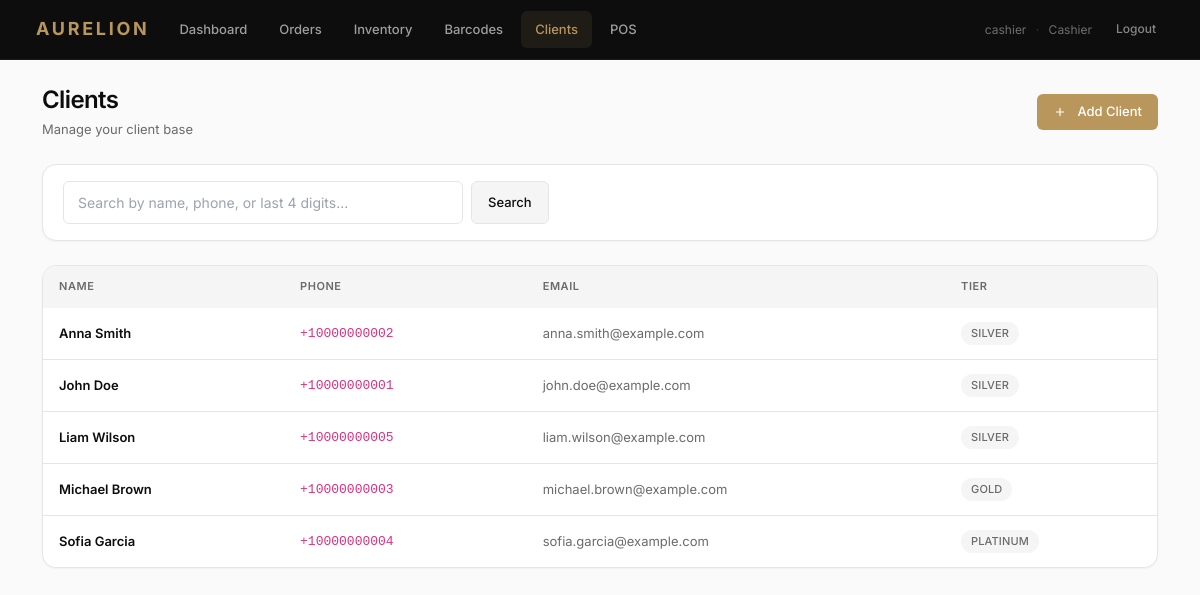
Screenshot of /clients/ (signed in) with the database file from the repository.
### core/models.py (models this page shows, shortened)
class User(AbstractUser):
    class Role(models.TextChoices):
        OWNER = 'OWNER', _('Owner')
        CASHIER = 'CASHIER', _('Cashier')
        SALES_ASSOCIATE = 'SALES_ASSOCIATE', _('Sales Associate')
    role = models.CharField(max_length=20, choices=Role.choices, default=Role.SALES_ASSOCIATE)
    def is_owner(self):
        return self.role == self.Role.OWNER
    def is_cashier(self):
        return self.role == self.Role.CASHIER or self.is_owner()
    def is_sales_associate(self):
        return self.role == self.Role.SALES_ASSOCIATE or self.is_cashier()

class Client(models.Model):
    class LoyaltyTier(models.TextChoices):
        REGULAR = 'REGULAR', _('Regular')
        SILVER = 'SILVER', _('Silver')
        GOLD = 'GOLD', _('Gold')
        PLATINUM = 'PLATINUM', _('Platinum')
    first_name = models.CharField(max_length=100)
    last_name = models.CharField(max_length=100, blank=True)
    phone = models.CharField(max_length=20, unique=True)
    email = models.EmailField(unique=True, null=True, blank=True)
    birthday = models.DateField(null=True, blank=True)
    notes = models.TextField(blank=True)
    prefers_communication = models.BooleanField(default=True)
    loyalty_tier = models.CharField(max_length=20, choices=LoyaltyTier.choices, default=LoyaltyTier.REGULAR, blank=True)
    created_at = models.DateTimeField(auto_now_add=True)
    def get_tier(self):
        if self.loyalty_tier and self.loyalty_tier != self.LoyaltyTier.REGULAR:
            return self.loyalty_tier
        return self.dynamic_tier()
    def dynamic_tier(self):
        from django.db.models import Sum
        orders = self.order_set.filter(status=Order.Status.COMPLETED)
        visits = orders.count()
        total = orders.aggregate(total=Sum('total_amount'))['total'] or 0
        if visits >= 12 and total >= 5000:
            return self.LoyaltyTier.PLATINUM
        if visits >= 6 and total >= 1000:
            return self.LoyaltyTier.GOLD
        if visits >= 1:
            return self.LoyaltyTier.SILVER
        return self.LoyaltyTier.REGULAR
    def dynamic_tier_label(self):
        return self.get_tier_display() if hasattr(self, 'get_tier_display') else self.get_tier()

### core/views.py (the view, shortened to what this page needs)
# urls.py: path('clients/', views.ClientListView.as_view(), name='client_list'),
class ClientListView(SalesAssociateRequiredMixin, ListView):
    model = Client
    template_name = 'core/client_list.html'
    context_object_name = 'clients'
    paginate_by = 20
    def get_queryset(self):
        queryset = super().get_queryset().order_by('first_name', 'last_name')
        q = self.request.GET.get('q', '').strip()
        return queryset
    def get_context_data(self, **kwargs):
        context = super().get_context_data(**kwargs)
        context['search_query'] = self.request.GET.get('q', '')
        return context

### core/permissions.py (called while the page is built)
    def test_func(self):
        user = self.request.user
        return user.is_authenticated and user.is_sales_associate()

### core/templates/core/client_list.html (shortened to what this page needs)
{% extends 'core/base.html' %}
{% block content %}
<div class="d-flex justify-content-between align-items-center mb-4">
    <div>
        <h2 class="mb-1">Clients</h2>
        <p class="text-muted text-sm mb-0">Manage your client base</p>
    </div>
    <a href="{% url 'client_create' %}" class="btn btn-primary">
        <svg width="14" height="14" fill="none" stroke="currentColor" stroke-width="2" viewBox="0 0 24 24" class="me-1">
            <path d="M12 5v14M5 12h14"/>
        </svg>
        Add Client
    </a>
</div>
<div class="card mb-4">
    <div class="card-body py-3">
        <form method="get" class="d-flex gap-2">
            <input type="text" name="q" class="form-control"
                   placeholder="Search by name, phone, or last 4 digits..."
                   value="{{ search_query }}" style="max-width: 400px;">
            <button type="submit" class="btn btn-secondary">Search</button>
        </form>
    </div>
</div>
<div class="card">
    <div class="table-responsive">
        <table class="table mb-0">
            <thead>
                <tr>
                    <th>Name</th>
                    <th>Phone</th>
                    <th>Email</th>
                    <th>Tier</th>
                </tr>
            </thead>
            <tbody>
                {% for client in clients %}
                <tr style="cursor: pointer;" onclick="window.location='{% url 'client_detail' client.pk %}';">
                    <td>
                        <span class="fw-semibold">{{ client.first_name }} {{ client.last_name }}</span>
                    </td>
                    <td><code class="text-sm">{{ client.phone }}</code></td>
                    <td class="text-muted">{{ client.email|default:"—" }}</td>
                    <td>
                        {% if client.dynamic_tier_label == 'Platinum' %}
                        <span class="badge bg-primary">Platinum</span>
                        {% elif client.dynamic_tier_label == 'Gold' %}
                        <span class="badge" style="background: rgba(184,150,92,0.15); color: #8B7142;">Gold</span>
                        {% elif client.dynamic_tier_label == 'Silver' %}
                        <span class="badge bg-secondary">Silver</span>
                        {% else %}
                        <span class="badge bg-secondary">{{ client.dynamic_tier_label }}</span>
                        {% endif %}
                    </td>
                </tr>
                {% endfor %}
            </tbody>
        </table>
    </div>
</div>
{% endblock %}

### core/templates/core/base.html (shortened to what this page needs)
{% load static %}
<!DOCTYPE html>
<html lang="en">
<head>
    <link href="https://cdn.jsdelivr.net/npm/bootstrap@5.3.0/dist/css/bootstrap.min.css" rel="stylesheet">
    <link href="{% static 'core/css/aurelion.css' %}" rel="stylesheet">
</head>
<body>
    {% if user.is_authenticated %}
    <nav class="navbar navbar-expand-lg navbar-dark">
        <div class="container-fluid">
            <a class="navbar-brand" href="{% url 'dashboard' %}">AURELION</a>
            <div class="collapse navbar-collapse" id="navbarNav">
                <ul class="navbar-nav me-auto">
                    <li class="nav-item">
                        <a class="nav-link {% if request.resolver_match.url_name == 'dashboard' %}active{% endif %}"
                            href="{% url 'dashboard' %}">Dashboard</a>
                    </li>
                    {% if user.is_cashier %}
                    <li class="nav-item">
                        <a class="nav-link {% if 'orders' in request.path %}active{% endif %}"
                            href="{% url 'order_list' %}">Orders</a>
                    </li>
                    {% endif %}
                    <li class="nav-item">
                        <a class="nav-link {% if 'products' in request.path and 'archived' not in request.path %}active{% endif %}"
                            href="{% url 'product_list' %}">Inventory</a>
                    </li>
                    {% if user.is_cashier %}
                    <li class="nav-item">
                        <a class="nav-link {% if 'barcodes' in request.path %}active{% endif %}"
                            href="{% url 'barcode_generator' %}">Barcodes</a>
                    </li>
                    {% endif %}
                    {% if user.is_cashier %}
                    <li class="nav-item">
                        <a class="nav-link {% if 'clients' in request.path %}active{% endif %}"
                            href="{% url 'client_list' %}">Clients</a>
                    </li>
                    {% endif %}
                    {% if user.is_cashier and not user.is_owner %}
                    <li class="nav-item">
                        <a class="nav-link {% if 'pos' in request.path %}active{% endif %}"
                            href="{% url 'pos' %}">POS</a>
                    </li>
                    {% endif %}
                </ul>
                <div class="d-flex align-items-center">
                    <span class="text-muted small me-3">
                        {{ user.username }}
                        <span style="color: rgba(255,255,255,0.2); margin: 0 0.375rem;">·</span>
                        {{ user.get_role_display }}
                    </span>
                    <form action="{% url 'logout' %}" method="post" class="mb-0">
                        <button type="submit" class="btn btn-sm btn-ghost" style="color: rgba(255,255,255,0.5);">
                            Logout
                        </button>
                    </form>
                </div>
            </div>
        </div>
    </nav>
    {% endif %}
    <main class="{% if user.is_authenticated %}container py-4{% endif %}">
        {% block content %}{% endblock %}
    </main>
</body>
</html>

### rows the page displays
User: username "cashier", role "Cashier"
Client: first_name "Anna", last_name "Smith", phone "+10000000002", email "anna.smith@example.com", dynamic_tier_label "SILVER"
Client: first_name "John", last_name "Doe", phone "+10000000001", email "john.doe@example.com", dynamic_tier_label "SILVER"
Client: first_name "Liam", last_name "Wilson", phone "+10000000005", email "liam.wilson@example.com", dynamic_tier_label "SILVER"
Client: first_name "Michael", last_name "Brown", phone "+10000000003", email "michael.brown@example.com", dynamic_tier_label "GOLD"
Client: first_name "Sofia", last_name "Garcia", phone "+10000000004", email "sofia.garcia@example.com", dynamic_tier_label "PLATINUM"
